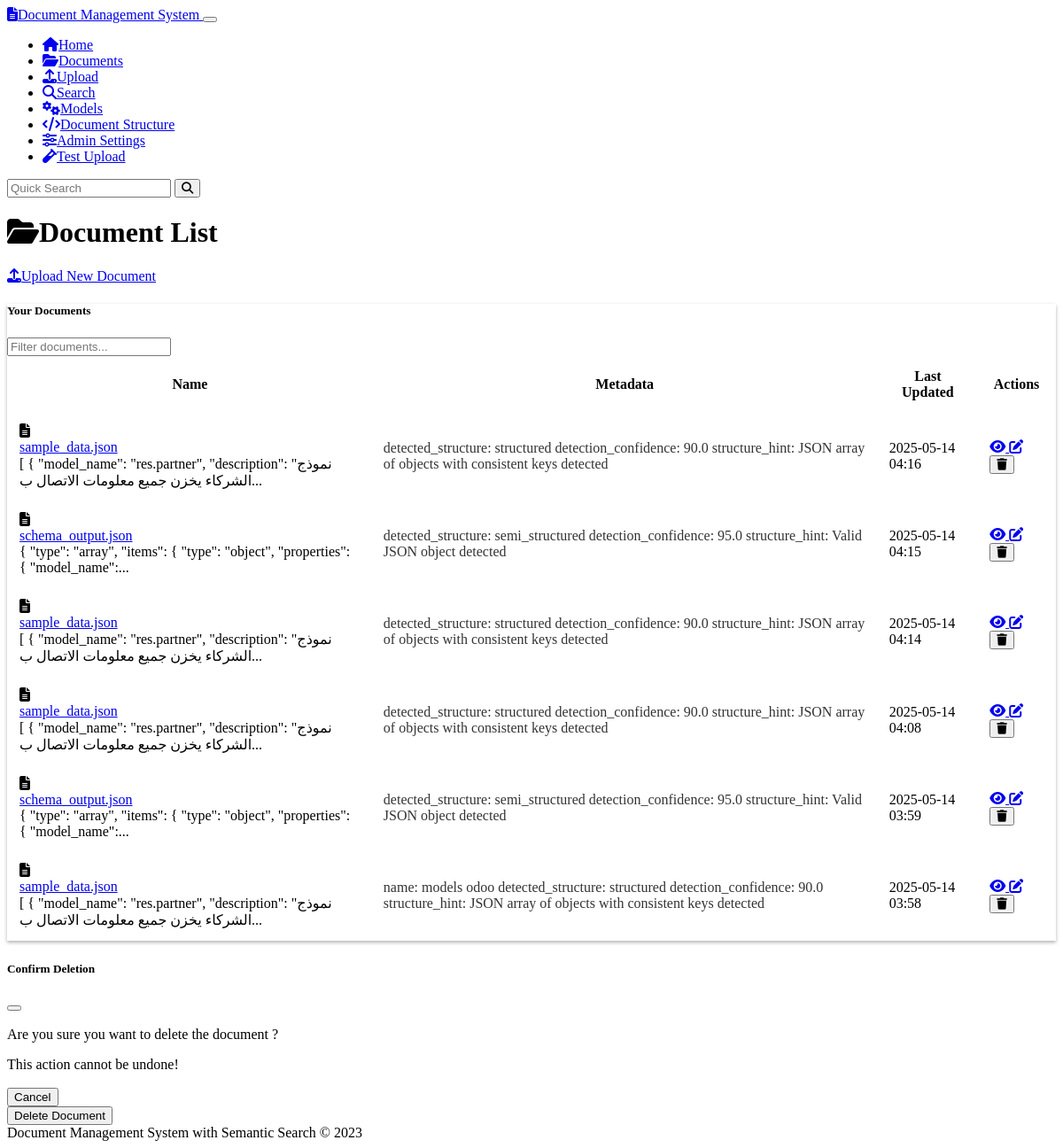
Screenshot of /documents with the database file from the repository.
### models.py (models this page shows, shortened)
class Document(db.Model):
    id = db.Column(db.String(36), primary_key=True, default=lambda: str(uuid.uuid4()))
    name = db.Column(db.String(255), nullable=False)
    content = db.Column(db.Text, nullable=False)
    mime_type = db.Column(db.String(100), nullable=False)
    created_at = db.Column(db.DateTime, default=datetime.datetime.utcnow)
    updated_at = db.Column(db.DateTime, default=datetime.datetime.utcnow, onupdate=datetime.datetime.utcnow)
    chunks = db.relationship('Chunk', backref='document', cascade='all, delete-orphan')
    doc_metadata = db.relationship('Metadata', backref='document', cascade='all, delete-orphan')

class Metadata(db.Model):
    id = db.Column(db.String(36), primary_key=True, default=lambda: str(uuid.uuid4()))
    document_id = db.Column(db.String(36), db.ForeignKey('document.id'), nullable=False)
    key = db.Column(db.String(100), nullable=False)
    value = db.Column(db.String(255), nullable=False)

### routes.py (the view)
@app.route('/documents')
def document_list():
    documents = Document.query.order_by(Document.updated_at.desc()).all()
    documents_with_metadata = []
    for doc in documents:
        doc_metadata = Metadata.query.filter_by(document_id=doc.id).all()
        documents_with_metadata.append({
            'document': doc,
            'metadata': doc_metadata
        })
    return render_template('document_list.html', documents=documents_with_metadata)

### templates/document_list.html (shortened to what this page needs)
{% extends 'base.html' %}
{% block content %}
<div class="row mb-4">
    <div class="col-md-6">
        <h1><i class="fas fa-folder-open me-2"></i>Document List</h1>
    </div>
    <div class="col-md-6 text-md-end">
        <a href="{{ url_for('upload') }}" class="btn btn-primary">
            <i class="fas fa-upload me-1"></i>Upload New Document
        </a>
    </div>
</div>
{% if documents %}
    <div class="row mb-4">
        <div class="col-12">
            <div class="card">
                <div class="card-header">
                    <div class="row align-items-center">
                        <div class="col-md-6">
                            <h5 class="mb-0">Your Documents</h5>
                        </div>
                        <div class="col-md-6">
                            <input type="text" id="document-search" class="form-control" placeholder="Filter documents...">
                        </div>
                    </div>
                </div>
                <div class="table-responsive">
                    <table class="table table-hover align-middle mb-0">
                        <thead>
                            <tr>
                                <th>Name</th>
                                <th>Metadata</th>
                                <th>Last Updated</th>
                                <th class="text-center">Actions</th>
                            </tr>
                        </thead>
                        <tbody>
                            {% for doc_item in documents %}
                                <tr class="document-row">
                                    <td>
                                        <div class="d-flex align-items-center">
                                            <i class="fas fa-file-alt text-muted me-2"></i>
                                            <div>
                                                <a href="{{ url_for('document_view', document_id=doc_item.document.id) }}" class="text-decoration-none">
                                                    {{ doc_item.document.name }}
                                                </a>
                                                <div class="small text-muted">
                                                    {{ (doc_item.document.content[:100] + '...') if doc_item.document.content|length > 100 else doc_item.document.content }}
                                                </div>
                                            </div>
                                        </div>
                                    </td>
                                    <td>
                                        {% if doc_item.metadata %}
                                            {% for meta in doc_item.metadata %}
                                                <span class="badge bg-secondary me-1">
                                                    {{ meta.key }}: {{ meta.value }}
                                                </span>
                                            {% endfor %}
                                        {% else %}
                                            <span class="text-muted">No metadata</span>
                                        {% endif %}
                                    </td>
                                    <td>{{ doc_item.document.updated_at.strftime('%Y-%m-%d %H:%M') }}</td>
                                    <td>
                                        <div class="btn-group">
                                            <a href="{{ url_for('document_view', document_id=doc_item.document.id) }}"
                                               class="btn btn-sm btn-outline-info" title="View Document">
                                                <i class="fas fa-eye"></i>
                                            </a>
                                            <a href="{{ url_for('document_edit', document_id=doc_item.document.id) }}"
                                               class="btn btn-sm btn-outline-warning" title="Edit Document">
                                                <i class="fas fa-edit"></i>
                                            </a>
                                            <button type="button" class="btn btn-sm btn-outline-danger delete-document"
                                                    data-document-id="{{ doc_item.document.id }}"
                                                    data-document-name="{{ doc_item.document.name }}"
                                                    title="Delete Document">
                                                <i class="fas fa-trash"></i>
                                            </button>
                                        </div>
                                    </td>
                                </tr>
                            {% endfor %}
                        </tbody>
                    </table>
                </div>
            </div>
        </div>
    </div>
{% else %}
    <div class="alert alert-info">
        <i class="fas fa-info-circle me-2"></i>No documents found. <a href="{{ url_for('upload') }}">Upload your first document</a>!
    </div>
{% endif %}
<div class="modal fade" id="deleteDocumentModal" tabindex="-1" aria-labelledby="deleteDocumentModalLabel" aria-hidden="true">
    <div class="modal-dialog">
        <div class="modal-content">
            <div class="modal-header">
                <h5 class="modal-title" id="deleteDocumentModalLabel">Confirm Deletion</h5>
                <button type="button" class="btn-close" data-bs-dismiss="modal" aria-label="Close"></button>
            </div>
            <div class="modal-body">
                <p>Are you sure you want to delete the document <strong id="delete-document-name"></strong>?</p>
                <p class="text-danger">This action cannot be undone!</p>
            </div>
            <div class="modal-footer">
                <button type="button" class="btn btn-secondary" data-bs-dismiss="modal">Cancel</button>
                <form id="delete-document-form" method="post">
                    <button type="submit" class="btn btn-danger">Delete Document</button>
                </form>
            </div>
        </div>
    </div>
</div>
{% endblock %}

### static/css/custom.css (style rules this page uses)
body { min-height: 100vh; display: flex; flex-direction: column; }
.badge.bg-secondary { opacity: 0.8; }
.card { box-shadow: 0 0.125rem 0.25rem rgba(0, 0, 0, 0.3); margin-bottom: 1.5rem; }
.card-header { font-weight: 500; }
.btn { font-weight: 500; }
.btn-primary { background-color: var(--bs-primary); border-color: var(--bs-primary); }
.table > :not(caption) > * > * { padding: 0.75rem; }
.modal-header { border-bottom: 1px solid rgba(255, 255, 255, 0.1); }
.modal-footer { border-top: 1px solid rgba(255, 255, 255, 0.1); }

### rows the page displays
Document: document.name "sample_data.json", content "[ { \"model_name\": \"res.partner\", \"description\": \"نموذج الشركاء يخزن جميع معلومات الاتصال ب...", document.updated_at "2025-05-14 04:16"
Metadata: key "detected_structure", value "structured"
Metadata: key "detection_confidence", value "90.0"
Metadata: key "structure_hint", value "JSON array of objects with consistent keys detected"
Document: document.name "schema_output.json", content "{ \"type\": \"array\", \"items\": { \"type\": \"object\", \"properties\": { \"model_name\":...", document.updated_at "2025-05-14 04:15"
Metadata: key "detected_structure", value "semi_structured"
Metadata: key "detection_confidence", value "95.0"
Metadata: key "structure_hint", value "Valid JSON object detected"
Document: document.name "sample_data.json", content "[ { \"model_name\": \"res.partner\", \"description\": \"نموذج الشركاء يخزن جميع معلومات الاتصال ب...", document.updated_at "2025-05-14 04:14"
Metadata: key "detected_structure", value "structured"
Metadata: key "detection_confidence", value "90.0"
Metadata: key "structure_hint", value "JSON array of objects with consistent keys detected"
Document: document.name "sample_data.json", content "[ { \"model_name\": \"res.partner\", \"description\": \"نموذج الشركاء يخزن جميع معلومات الاتصال ب...", document.updated_at "2025-05-14 04:08"
Metadata: key "detected_structure", value "structured"
Metadata: key "detection_confidence", value "90.0"
Metadata: key "structure_hint", value "JSON array of objects with consistent keys detected"
Document: document.name "schema_output.json", content "{ \"type\": \"array\", \"items\": { \"type\": \"object\", \"properties\": { \"model_name\":...", document.updated_at "2025-05-14 03:59"
Metadata: key "detected_structure", value "semi_structured"
Metadata: key "detection_confidence", value "95.0"
Metadata: key "structure_hint", value "Valid JSON object detected"
Document: document.name "sample_data.json", content "[ { \"model_name\": \"res.partner\", \"description\": \"نموذج الشركاء يخزن جميع معلومات الاتصال ب...", document.updated_at "2025-05-14 03:58"
Metadata: key "name", value "models odoo"
Metadata: key "detected_structure", value "structured"
Metadata: key "detection_confidence", value "90.0"
Metadata: key "structure_hint", value "JSON array of objects with consistent keys detected"
